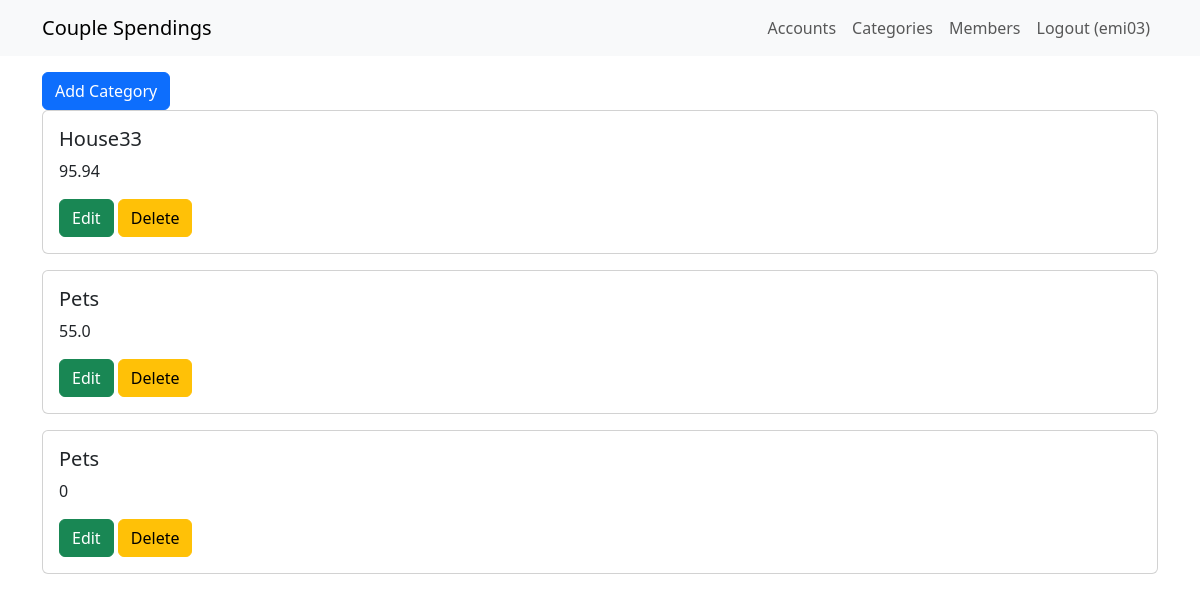
The page /4/useraccounts/personalSpendings/categories on the database as committed earlier.
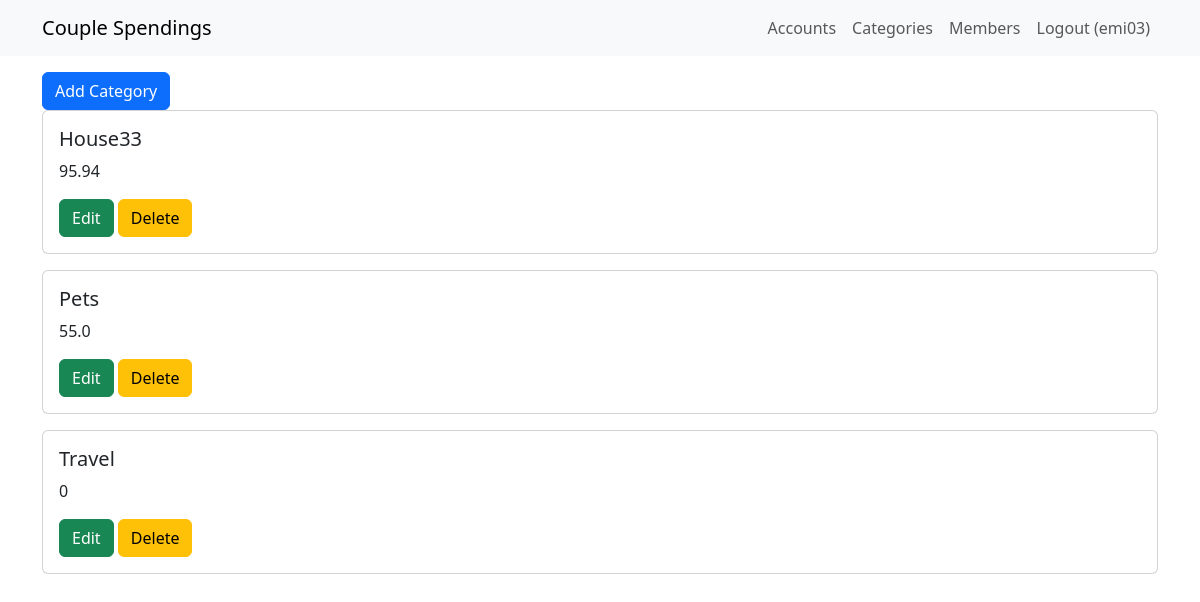
The same page on the database as committed later.
### spendings/models.py (models this page shows, shortened)
class Categories(models.Model):
    user = models.ForeignKey('auth.User', on_delete=models.CASCADE, default=1)
    categoryName = models.CharField(max_length = 100)

### spendings/views.py (the view)
# urls.py: path('<int:user_id>/useraccounts/personalSpendings/categories', views.categoriesView, name='categoriesView'),
def categoriesView(request, user_id):
    user = get_object_or_404(User, pk=user_id)
    categories = Categories.objects.filter(personalspending__user=user).distinct()
    total_by_category = {}
    for category in categories:
        total = PersonalSpending.objects.filter(user=user, category=category).aggregate(Sum('spendingAmount')).get('spendingAmount__sum') or 0
        total_by_category[category] = total
    return render(request, 'categories.html', {'user': user, 'total_by_category': total_by_category})

### spendings/templates/categories.html
{% extends 'base.html' %}
{% block content %}
<a href="{% url 'createPersonalCategories' user_id=user.id %}"><button class="btn btn-primary">
    Add Category
</button>
</a>
{% for category, total in total_by_category.items %}
<div class="card mb-3">
    <div class="row g-0">
        <div>
            <div class="card-body">
                <h5 class="card-title">
                    {{ category.categoryName }}
                </h5>
                <p class="card-text">
                    {{ total }}
                </p>
                {% if user.is_authenticated %}
                <a class="btn btn-success" href="{% url 'updateCategory' user_id=user.id category_id=category.id %}">
                    Edit
                </a>
                <a class="btn btn-warning" href="{% url 'deleteCategory' user_id=user.id category_id=category.id %}">
                    Delete
                </a>
                {% endif %}
            </div>
        </div>
    </div>
</div>
{% endfor %}
{% endblock content %}

Rows that differ between the two databases and show on the page:
removed Categories: categoryName "Pets", total "0"
added Categories: categoryName "Travel", total "0"
